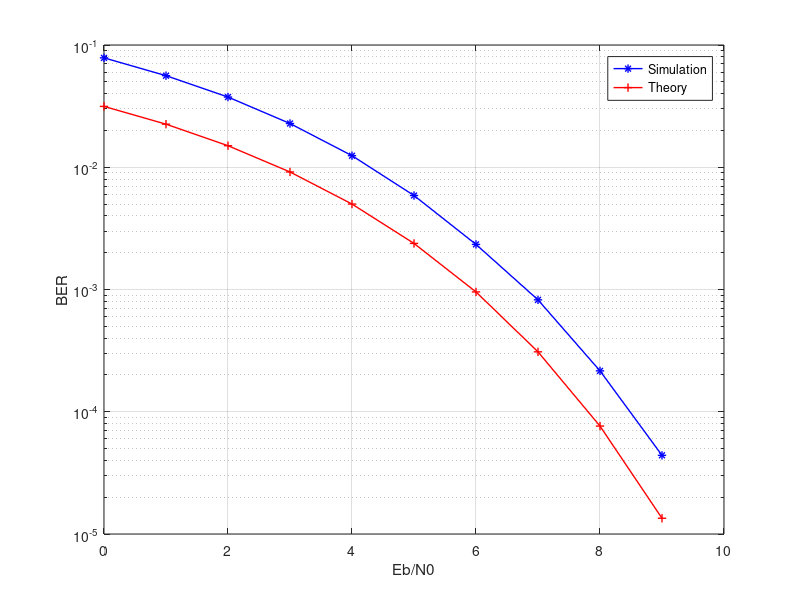

Source code (MATLAB):
%BER calculation of BPSK over AWGN channel by kaveh mohamadtabar
tic;
%number of bits
bit_number=10^6; 
%generating random bits
data=randn(1,bit_number)>0.5; 
%generating BPSK signal
bpsk_data=2*data-1;    
%generating noise with zero mean and var. equal to 1.
noise=1/sqrt(2)*(randn(1,bit_number)+1i*randn(1,bit_number)); 
mean(abs(noise.^2)) %test the power of the noise 
SNR=0:9;   %set SNR in dB
snr_lin=10.^(SNR/10); %calculate linear snr from dB SNR.
y=zeros(length(SNR),bit_number);
 %multiply sqrt of snr to signal and add noise:
for i=1:length(SNR)
    y(i,:)=real(sqrt(snr_lin(i))*bpsk_data+noise);
end
%reciever and ber count
err=zeros(length(SNR),bit_number); Err=zeros(10,2); 
for i=1:length(SNR)
    for j=1:bit_number
       if y(i,j)>=0
           y(i,j)=1;
       else
           y(i,j)=0;  
       end 
    end
      err(i,:)=abs(y(i,:)-data);
      Err(i,:)=size(find(err(i,:)));
end
 %calculating BER
ber=zeros(length(SNR),1);
for i=1:length(SNR)
    ber(i)=Err(i,2)/bit_number;
end
%theoretical BER calculation

theoryBer = 0.5*erfc(sqrt(snr_lin));
theoryBer = theoryBer/2.5;
semilogy(SNR,ber,'b*-','linewidth',1); grid on;  hold on;
semilogy(SNR,theoryBer,'r+-','linewidth',1); grid on;  
xlabel('Eb/N0'); ylabel('BER'); legend('Simulation','Theory') ; toc;
